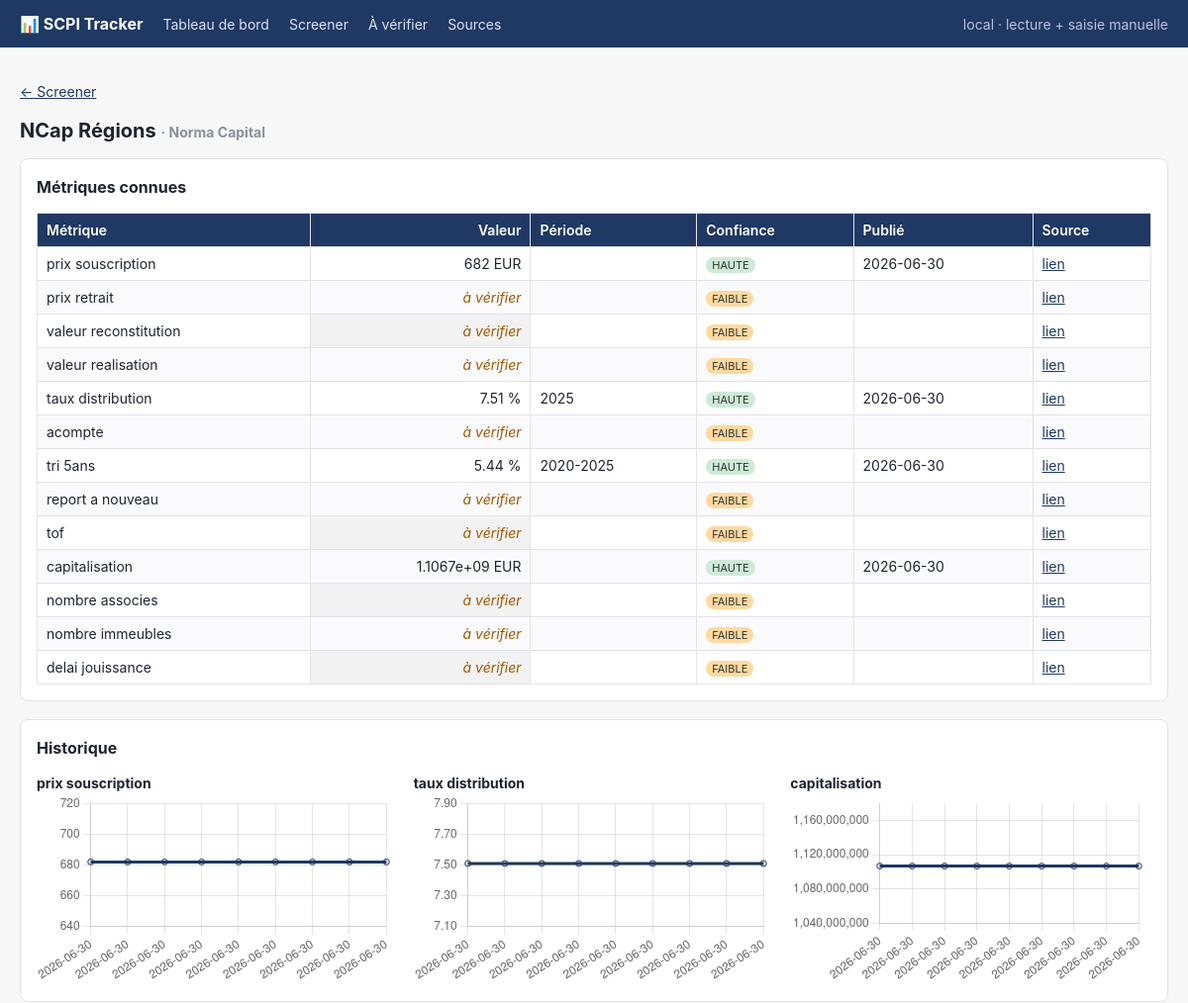
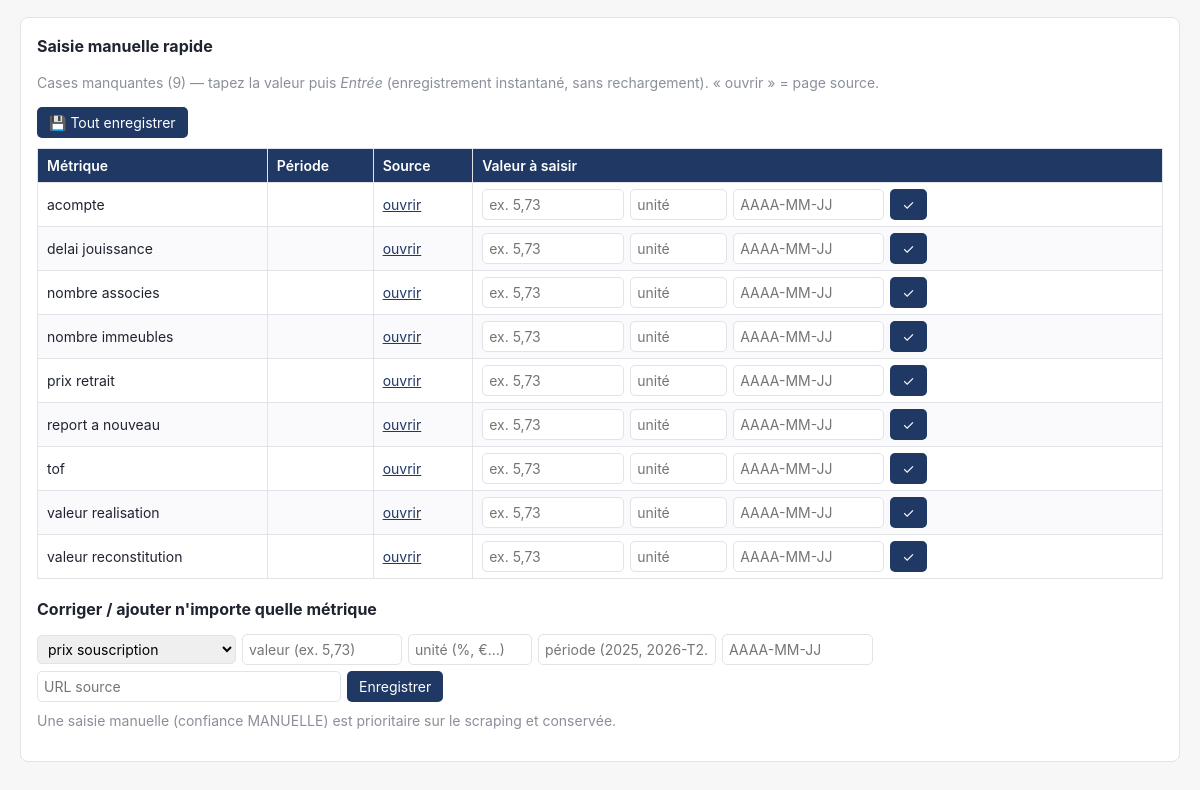
The app's page /scpi/ncap_regions with its own data (2 pictures, top to bottom).
### tables this page shows
CREATE TABLE scpi (
    scpi_id    TEXT PRIMARY KEY,
    nom        TEXT NOT NULL,
    sdg_key    TEXT NOT NULL,
    sdg_nom    TEXT NOT NULL,
    domaine    TEXT
);

CREATE TABLE metrics (
    id           INTEGER PRIMARY KEY AUTOINCREMENT,
    scpi_id      TEXT NOT NULL,
    metric_key   TEXT NOT NULL,
    value_num    REAL,
    value_text   TEXT,
    unit         TEXT,
    period       TEXT,
    source_url   TEXT NOT NULL,
    published_at TEXT,          -- date de la donnée (ISO), pas de la collecte
    collected_at TEXT NOT NULL, -- horodatage de collecte (ISO)
    confidence   TEXT NOT NULL,
    status       TEXT NOT NULL,
    raw          TEXT,
    note         TEXT
);

### scpi/web/app.py (the view)
@app.get("/scpi/{scpi_id}", response_class=HTMLResponse)
def scpi_detail(scpi_id: str, request: Request, store: Store = Depends(get_store)) -> Any:
    s = dataview.scpi_row(store, scpi_id)
    if s is None:
        return HTMLResponse(f"SCPI inconnue : {scpi_id}", status_code=404)
    metrics = []
    for key in MetricKey:
        c = dataview.current_cell(store, scpi_id, str(key))
        if c is not None:
            metrics.append({"key": str(key), "cell": c})
    av = dataview.a_verifier(store, scpi_id)
    charts = [
        {"key": str(k), "label": str(k).replace("_", " "),
         "points": dataview.history(store, scpi_id, str(k))}
        for k in _HISTORY_KEYS
    ]
    charts = [c for c in charts if c["points"]]
    return _TEMPLATES.TemplateResponse(request, "scpi.html", {
        "scpi": s, "metrics": metrics, "averifier": av, "charts": charts,
        "metric_keys": [str(k) for k in MetricKey],
    })

### scpi/web/templates/scpi.html (shortened to what this page needs)
{% extends "base.html" %}
{% block content %}
<p><a href="/comparatif">← Screener</a></p>
<h1>{{ scpi.nom }} <span class="muted" style="font-size:14px">· {{ scpi.sdg_nom }}</span></h1>
<div class="card">
  <h2>Métriques connues</h2>
  <table>
    <thead><tr><th class="l">Métrique</th><th>Valeur</th><th class="l">Période</th>
      <th class="l">Confiance</th><th class="l">Publié</th><th class="l">Source</th></tr></thead>
    <tbody>
    {% for m in metrics %}
      {% set c = m.cell %}
      <tr>
        <td class="l">{{ m.key.replace('_',' ') }}</td>
        {% if c.status == 'A_VERIFIER' or c.value is none %}
          <td class="averif">à vérifier</td>
        {% else %}
          <td>{{ '%g' % c.value if c.value is number else c.value }} {{ c.unit or '' }}</td>
        {% endif %}
        <td class="l">{{ c.period or '' }}</td>
        <td class="l"><span class="badge {{ c.confidence }}">{{ c.confidence or '' }}</span></td>
        <td class="l">{{ c.published_at or '' }}</td>
        <td class="l">{% if c.source_url %}<a href="{{ c.source_url }}" target="_blank" rel="noopener">lien</a>{% endif %}</td>
      </tr>
    {% endfor %}
    </tbody>
  </table>
</div>
{% if charts %}
<div class="card">
  <h2>Historique</h2>
  <div class="grid">
    {% for ch in charts %}
      <div>
        <strong>{{ ch.label }}</strong>
        <canvas id="c{{ loop.index }}" height="160"></canvas>
      </div>
    {% endfor %}
  </div>
</div>
{% endif %}
<div class="card">
  <h2>Saisie manuelle rapide</h2>
  {% if averifier %}
    <p class="muted">Cases manquantes ({{ averifier|length }}) — tapez la valeur puis
    <em>Entrée</em> (enregistrement instantané, sans rechargement). « ouvrir » = page source.</p>
    <button type="button" onclick="saveAll()" style="margin-bottom:10px">💾 Tout enregistrer</button>
    <table id="avtbl">
      <thead><tr><th class="l">Métrique</th><th class="l">Période</th><th class="l">Source</th>
        <th class="l">Valeur à saisir</th></tr></thead>
      <tbody>
      {% for a in averifier %}
        <tr>
          <td class="l">{{ a.metric_key.replace('_',' ') }}</td>
          <td class="l">{{ a.period or '' }}</td>
          <td class="l">{% if a.source_url %}<a href="{{ a.source_url }}" target="_blank" rel="noopener">ouvrir</a>{% endif %}</td>
          <td class="l">
            <form class="inline av" onsubmit="return SCPI.ajax(this, ()=>done(this))">
              <input name="value" placeholder="ex. 5,73" size="10" required>
              <input name="unit" placeholder="unité" size="5">
              <input name="published_at" placeholder="AAAA-MM-JJ" size="11">
              <button type="submit">✓</button>
            </form>
          </td>
        </tr>
      {% endfor %}
      </tbody>
    </table>
  {% else %}
    <p class="muted">Aucune case en attente pour cette SCPI. 🎉</p>
  {% endif %}
  <h2 style="margin-top:18px">Corriger / ajouter n'importe quelle métrique</h2>
  <form class="inline" onsubmit="return SCPI.ajax(this, ()=>location.reload())">
    <select name="metric_key">
      {% for k in metric_keys %}<option value="{{ k }}">{{ k.replace('_',' ') }}</option>{% endfor %}
    </select>
    <input name="value" placeholder="valeur (ex. 5,73)" size="12" required>
    <input name="unit" placeholder="unité (%, €…)" size="8">
    <input name="period" placeholder="période (2025, 2026-T2…)" size="14">
    <input name="published_at" placeholder="AAAA-MM-JJ" size="11">
    <input name="source_url" placeholder="URL source" size="28">
    <button type="submit">Enregistrer</button>
  </form>
  <p class="muted" style="margin-top:8px">Une saisie manuelle (confiance MANUELLE) est prioritaire
  sur le scraping et conservée.</p>
</div>
{% endblock %}
{% block scripts %}
<script>
// Retire une ligne A_VERIFIER après enregistrement.
function done(form) {
  const tr = form.closest('tr'); tr.style.transition='opacity .3s'; tr.style.opacity=0;
  setTimeout(()=>tr.remove(), 300);
  const m = document.getElementById('msg'); if (m) { m.textContent = '✅ enregistré'; }
}
// Enregistre toutes les lignes dont la valeur est remplie.
function saveAll() {
  const forms = [...document.querySelectorAll('#avtbl form.av')]
    .filter(f => f.value.value.trim() !== '');
  if (!forms.length) { document.getElementById('msg').textContent = 'Rien à enregistrer.'; return; }
  forms.forEach(f => SCPI.ajax(f, ()=>done(f)));
  document.getElementById('msg').textContent = `✅ ${forms.length} valeur(s) enregistrée(s)`;
}
// Graphiques d'historique.
{% for ch in charts %}
(function(){
  const pts = JSON.parse(document.getElementById('d{{ loop.index }}').textContent);
  new Chart(document.getElementById('c{{ loop.index }}'), {
    type:'line',
    data:{ labels:pts.map(p=>p.date),
           datasets:[{ label:'{{ ch.label }}', data:pts.map(p=>p.value),
                       borderColor:'#1F3864', backgroundColor:'rgba(31,56,100,.1)', tension:.2 }] },
    options:{ plugins:{legend:{display:false}}, scales:{x:{ticks:{maxRotation:60}}} }
  });
})();
{% endfor %}
</script>
{% endblock %}

### scpi/web/templates/base.html (style rules this page uses)
:root { --bg:#f7f7f8; --fg:#1f2430; --line:#e2e3e8; --head:#1F3864; --muted:#8a8f9a; }
* { box-sizing: border-box; }
body { margin:0; font:14px/1.5 -apple-system,BlinkMacSystemFont,"Segoe UI",sans-serif; color:var(--fg); background:var(--bg); }
table { border-collapse:collapse; width:100%; background:#fff; }
th, td { border:1px solid var(--line); padding:6px 9px; text-align:right; white-space:nowrap; }
th { background:var(--head); color:#fff; position:sticky; top:0; font-weight:600; }
td.l, th.l { text-align:left; }
tr:nth-child(even) td { background:#fafafc; }
a { color:#1F3864; }
.badge { font-size:11px; padding:1px 6px; border-radius:9px; color:#333; }
.HAUTE { background:#cdebd6; }
.FAIBLE { background:#ffd9a0; }
.averif { color:#9c5700; font-style:italic; background:#f2f2f2; }
.card { background:#fff; border:1px solid var(--line); border-radius:8px; padding:16px; margin-bottom:18px; }
.muted { color:var(--muted); }
input, select { font:inherit; padding:4px 6px; border:1px solid var(--line); border-radius:5px; }
button { font:inherit; padding:5px 12px; border:0; border-radius:5px; background:var(--head); color:#fff; cursor:pointer; }
form.inline { display:flex; gap:6px; align-items:center; flex-wrap:wrap; }
.grid { display:grid; grid-template-columns:repeat(auto-fit,minmax(340px,1fr)); gap:16px; }
h1 { font-size:20px; }
h2 { font-size:16px; margin-top:0; }

### records on screen
scpi: nom "NCap Régions", sdg_nom "Norma Capital"
metrics: value_num "682", unit "EUR", confidence "HAUTE", published_at "2026-06-30"
metrics: value_num "7.51", unit "%", period "2025", confidence "HAUTE", published_at "2026-06-30"
metrics: value_num "5.44", unit "%", period "2020-2025", confidence "HAUTE", published_at "2026-06-30"
metrics: value_num "1.1067e+09", unit "EUR", confidence "HAUTE", published_at "2026-06-30"

### other values on screen
{{ m.key.replace('_',' ') }} "prix souscription" "prix retrait" "valeur reconstitution" "valeur realisation" "taux distribution" "acompte" "tri 5ans" "report a nouveau" "tof" "capitalisation" "nombre associes" "nombre immeubles" "delai jouissance"
{{ c.confidence or '' }} "FAIBLE" "FAIBLE" "FAIBLE" "FAIBLE" "FAIBLE" "FAIBLE" "FAIBLE" "FAIBLE" "FAIBLE"
{{ ch.label }} "prix souscription" "taux distribution" "capitalisation"
{{ averifier|length }} "9"
{{ a.metric_key.replace('_',' ') }} "acompte" "delai jouissance" "nombre associes" "nombre immeubles" "prix retrait" "report a nouveau" "tof" "valeur realisation" "valeur reconstitution"
form field metric_key "prix souscription"
